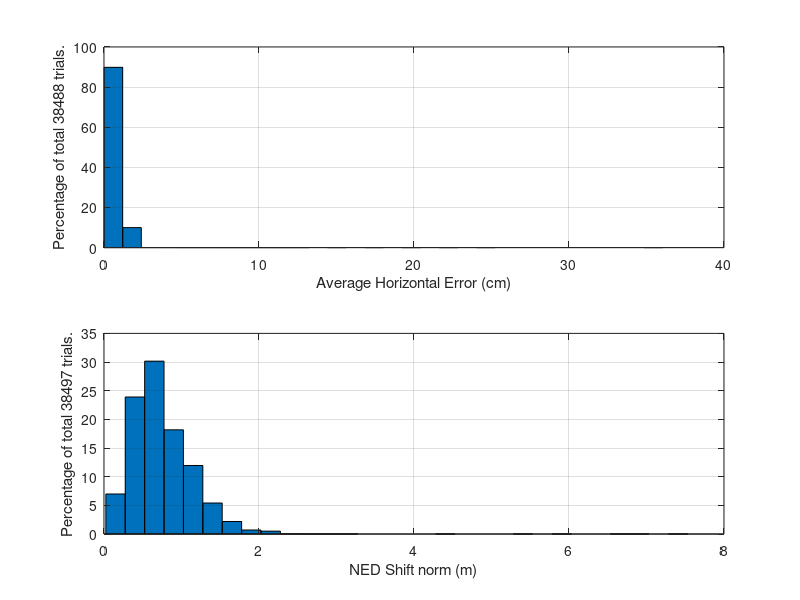
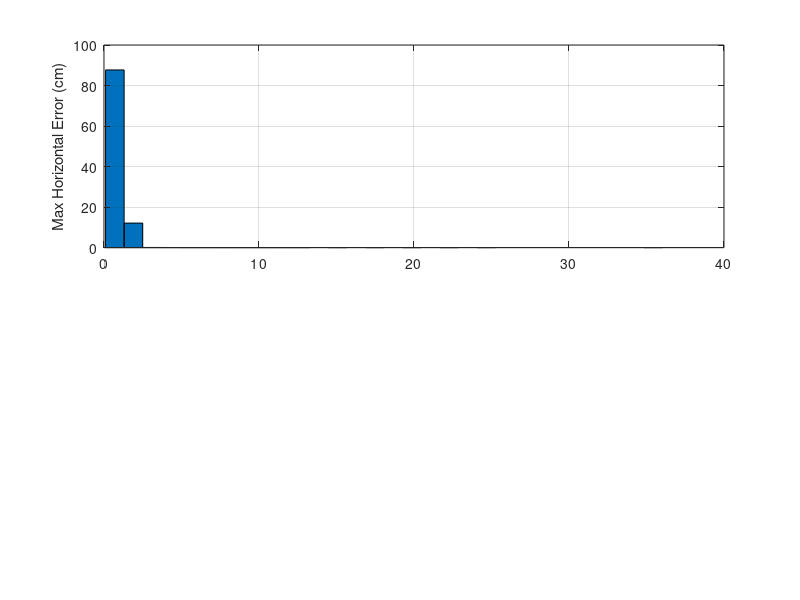

Recreate these plots in MATLAB, in order.
% This function plots the result log from C++ code
% [ tm, ave_p_n, ave_p_e, ave_p_d, shift_n, shift_e, shift_d ]

%load('SHIFT_pos_log20140402_1052.dat');
data = load('SHIFT_pos_log20140407_1334_Max.dat');

true = [0.025, -5.931, 0.051];
tm = data(:,1);
exp_num = length(tm);
pos = data(:,2:4);
shift = data(:,7:9);

% Sats statistic

% Error
one_vec = ones(exp_num,1);
ground_truth = [true(1)*one_vec, true(2)*one_vec, true(3)*one_vec];

pos_error = pos - ground_truth;
bias1 = 0;%mean(error1(:,1));
bias2 = 0;%mean(error1(:,2));
err_norm = zeros(exp_num, 1);
sft_norm = zeros(exp_num, 1);
for i = 1:exp_num
    err_norm(i) = norm([pos_error(i,1)-bias1, pos_error(i,2)-bias2]);
    sft_norm(i) = norm(shift(i,:));
end

ind_sft = find(sft_norm<=2.5);
%err_norm = err_norm(ind_sft);
ind_err = find(err_norm>0.1)
figure(12);
subplot(2,1,1)
[nelements, centers] = hist(err_norm(ind_sft), 30);
bar(centers*100, nelements./sum(nelements)*100, 1);
grid on;
xlabel('Average Horizontal Error (cm)');
ylabel(['Percentage of total ', num2str(sum(nelements)),' trials.'])

subplot(2,1,2)
[nelements, centers] = hist(sft_norm, 30);
bar(centers*1, nelements./sum(nelements)*100, 1);
grid on;
xlabel('NED Shift norm (m)');
ylabel(['Percentage of total ', num2str(sum(nelements)),' trials.'])

% subplot(2,1,2)
% residuals = Mils_Result(:,2:end);
% [II, JJ] = find(abs(residuals)>0.052);
% II
% residuals(~(residuals)) = [];
% residuals = residuals(:);
% %histfit(residuals);hold on;
% [nelements, centers] = hist(residuals, 50);
% bar(centers*1000, nelements./sum(nelements)*100, 1);
% grid on;
% xlabel('Phase measurement residuals (mm)');
% ylabel(['Percentage of total ', num2str(sum(nelements)),' residuals.'])

% max(sft_norm);
% figure(15)
% [nelements, centers] = hist(sft_norm, 30);
% bar(centers*1, nelements./sum(nelements)*100, 1);
% grid on;
% xlabel('NED Shift norm (m)');
% ylabel(['Percentage of total ', num2str(sum(nelements)),' trials.'])
% %else
% %disp('Positioning error is too large!!!')
% %end

max_err = data(:,5);
ind_sft = find(sft_norm<=2.5);
%err_norm = err_norm(ind_sft);
ind_err = find(max_err>0.1)
figure(16)
h(1) = subplot(2,1,1)
[nelements, centers] = hist(max_err, 30);
bar(centers*100, nelements./sum(nelements)*100, 1);
grid on;
%ylabel('Average Horizontal Error norm (cm)')
ylabel('Max Horizontal Error (cm)');

% h(2) = subplot(2,1,2)
% plot(sft_norm(ind_sft))
% grid on;
% ylabel('NED Shift norm (m)')
% xlabel('Index')

% linkaxes(h)
% linkaxes(h,'x')

